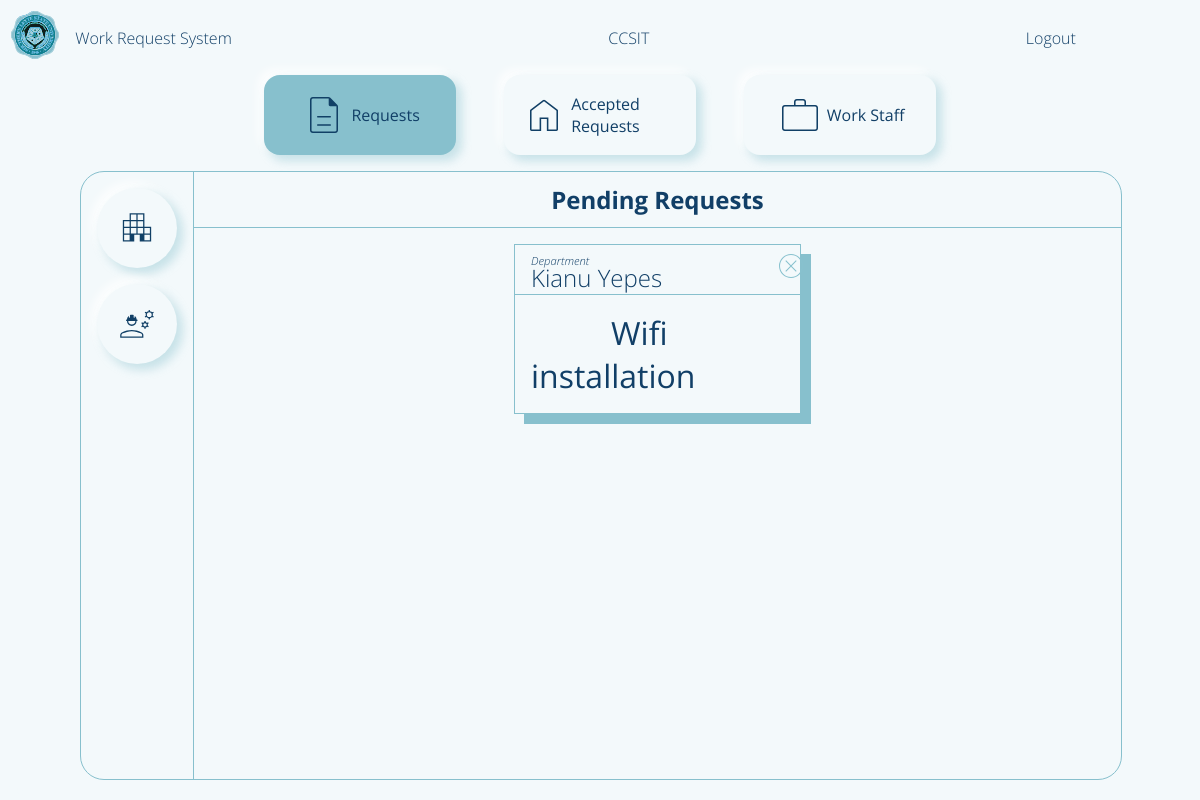
/adminPage (signed in), run on an earlier commit of the app's database.
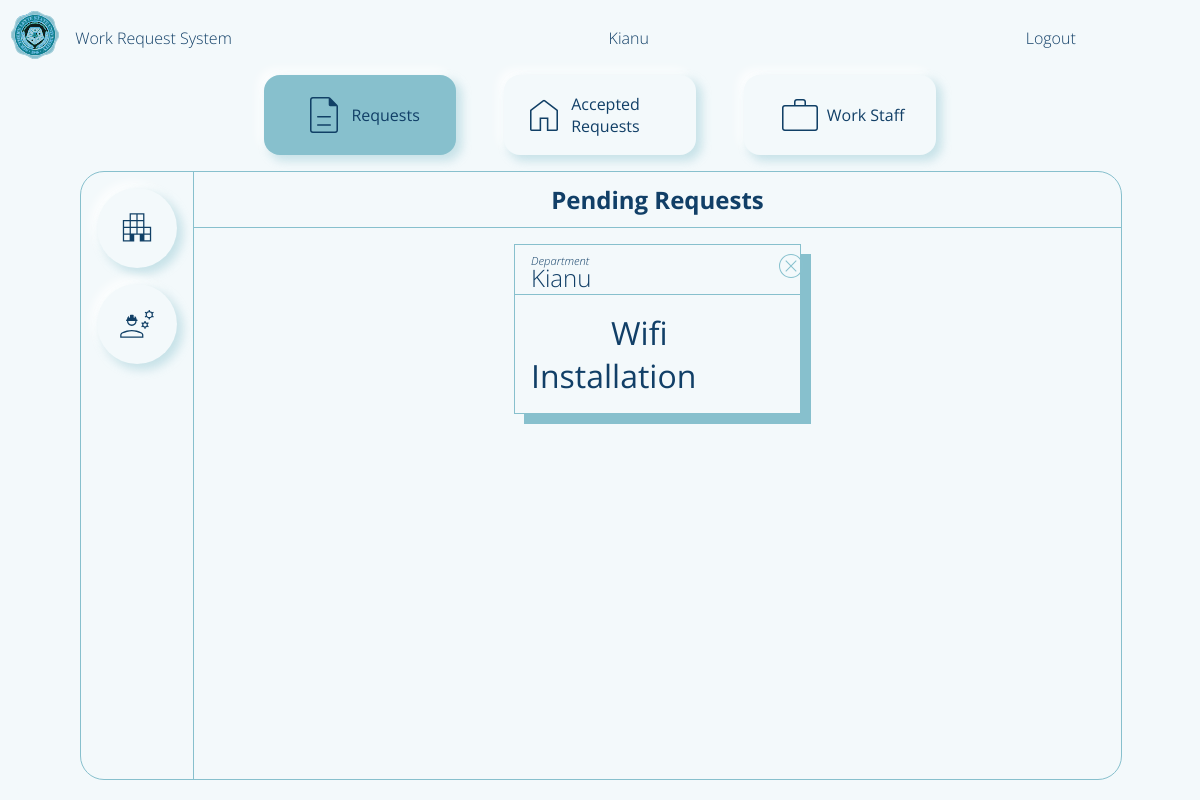
And on a later commit of the database.
### flaskApp/models.py (models this page shows, shortened)
class User(db.Model, UserMixin):
	__tablename__ = 'user'
	id = db.Column(db.Integer, primary_key=True)
	userName = db.Column(db.String(20), unique=True, nullable=False)
	userType = db.Column(db.String(20), default='Admin')
	passWord = db.Column(db.String(60), nullable=False)
	requestForm = db.relationship('UserRequestForm', backref='user')

class UserRequestForm(db.Model):
	__tablename__ = 'userRequestForm'
	id = db.Column(db.Integer, primary_key=True)
	requestorName = db.Column(db.String(500), nullable=False)
	requestTitle = db.Column(db.String(500), nullable=False)
	requestedWork = db.Column(db.String(500), nullable=False)
	roomNumber = db.Column(db.Integer(), nullable=False)
	avilabilityOfMaterials = db.Column(db.String(10), nullable=False)
	priorityLevel = db.Column(db.Integer, default=0) # change this to integer in the future 0 - pending 1 - high 2 - medium 3 - low
	status = db.Column(db.String(20), default='Pending')
	requestFormId = db.Column(db.Integer, db.ForeignKey('user.id'))

### flaskApp/routes.py (the view, shortened to what this page needs)
@app.route('/adminPage', methods=['GET', 'POST'])
def adminPage():
	formStaff = Staff_Registration()
	formRequestor = Requestor_Registration()
	workRequest = UserRequestForm.query.order_by(UserRequestForm.priorityLevel)
	requestsCount = UserRequestForm.query.filter_by(status='Pending').count()
	pendingRequest = UserRequestForm.query.filter_by(status='Pending')
	staffCount = User.query.filter_by(userType='Staff').count()
	if current_user.is_authenticated == False:
		return redirect(url_for('loginPage'))
	return render_template('adminDashboard.html',
							requestsData=requestsData,
	  						title='Admin Page',
	  						user=current_user.userName,
	  						form2=formStaff,
	    					form=formRequestor,
	    					workRequest=workRequest,
	    					countReq=requestsCount,
	    					countStaff=staffCount,
	    					pendingRequest=pendingRequest)

### flaskApp/models.py (called while the page is built)
@loginManager.user_loader
def loadUser(userId):
	return User.query.get(int(userId))

### flaskApp/templates/adminDashboard.html (shortened to what this page needs)
{% extends "layout.html" %}
{% block content %}
	<main class="content-main">
		<section class="navbar">
			<div class="nav-requests">
				<img class='nav-icon' src="{{ url_for('static', filename='img/form.svg') }}">
				<p>Requests</p>
			</div>
			<div class="nav-home">
				<img class='nav-icon' src="{{ url_for('static', filename='img/home.svg') }}">
				<p>Accepted Requests</p>
			</div>
			<div class="nav-staff">
				<img class='nav-icon' src="{{ url_for('static', filename='img/staff.svg') }}">
				<p>Work Staff</p>
			</div>
		</section>
		<section class="feed">
					{% for req in workRequest  %}
						{% if req.status != 'unApproved' and req.status != 'Pending'%}
								<body onload="progress()">
								</body>
						{% endif %}
					{% endfor %}
			<div class="feed-request feed-nav">
				<nav class="feed-request-nav">
					<div>
						<img class="nav-icon add-req" src="{{ url_for('static', filename='img/requestor.svg') }}">
					</div>
					<div>
						<img class="nav-icon add-staff" src="{{ url_for('static', filename='img/ongoing.svg') }}">
					</div>
				</nav>
				<header class="feed-request-header">
					<h1 class="title">Pending Requests</h1>
				</header>
				<main class="feed-request-main">
					<section class="feed-request-main-body">
						{% if countReq != 0 %}
							{% for n in pendingRequest %}
								<div class="main-content">
									<section class="main-content-header">{{ n.requestorName }}</section>
									<section class="main-content-body">
										<a href="{{ url_for('adminPageApproval', name=n.requestorName, idNum=n.id) }}">{{ n.requestTitle }}</a>
									</section>
									<div class="feed-request-close-btn">
										<a href="{{url_for('reject', name=n.requestTitle, ids=n.requestFormId)}}">
											<img src="{{ url_for('static', filename='img/close-btn2.svg') }}">
										</a>
									</div>
								</div>
							{% endfor %}
						{% else %}
							<h1>No Pending Requests</h1>
						{% endif %}
					</section>
				</main>
			</div>
		</section>
	</main>
	<footer class="content-footer">
	</footer>
{% endblock content %}

### flaskApp/templates/layout.html (shortened to what this page needs)
<!DOCTYPE html>
<html>
<head>
    {% if title == 'Login Page'%}
    	<link rel="stylesheet" type="text/css" href="{{ url_for('static', filename='login.css') }}">
    {% elif title == 'Admin Page'%}
    	<link rel="stylesheet" type="text/css" href="{{ url_for('static', filename='adminDashboard.css') }}">
    {% elif title == 'Requestor Page'%}
        <link rel="stylesheet" type="text/css" href="{{ url_for('static', filename='requestorDashboard.css') }}">
    {% elif title == 'Staff Page'%}
        <link rel="stylesheet" type="text/css" href="{{ url_for('static', filename='staffDashboard.css') }}">
     {% elif title == 'Admin Approval Page'%}
        <link rel="stylesheet" type="text/css" href="{{ url_for('static', filename='adminApproval.css') }}">
    {% endif%}
</head>
<body>
	<div class="container">
        {% if title != 'Login Page'%}
        <header class="content-header">
            <div class="img-box">
                <img class="logo_slsu" src="{{ url_for('static', filename='img/logo_slsu.svg') }}">
            </div>
            {% if title == 'Admin Page'%}
                <section class="header-title">
                    <a href="{{ url_for('adminPage') }}">Work Request System</a>
                </section>
                <section class="header-user">
                    {{ user }}
                </section>
            {% endif %}
            <div class="header-profile">
                {% if current_user.is_authenticated == True %}
                <a href="{{ url_for('logout') }}">Logout</a>
                {% endif %}
            </div>
        </header>
        {% endif%}
		{% block content %}{% endblock content %}
	</div>
</body>
</html>

What changed in the data, as far as the page shows it:
removed UserRequestForm: requestorName "Kianu Yepes", requestTitle "Wifi installation"
changed User: userName "CCSIT" → "Kianu"
now on this page (row edited): UserRequestForm: requestorName "Kianu", requestTitle "Wifi Installation"
